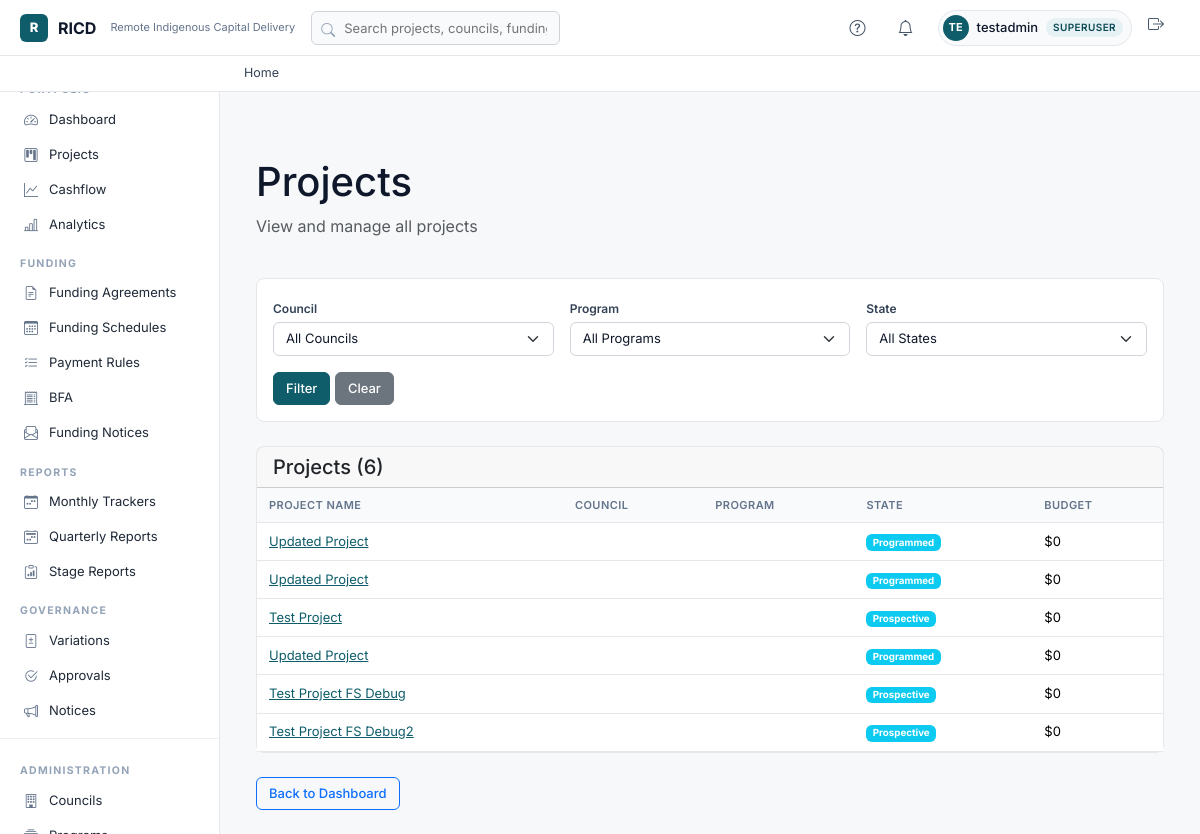
Page /projects/ (signed in) on the committed database.
### apps/core/models/projects_models.py (models this page shows, shortened)
class Project(models.Model):
    class Type(models.TextChoices):
        DWELLING = 'DWELLING', 'Dwelling'
        LAND = 'LAND', 'Land'
    class State(models.TextChoices):
        PROSPECTIVE = 'PROS', 'Prospective'
        PROGRAMMED = 'PROG', 'Programmed'
        FUNDED = 'FUND', 'Funded'
        COMMENCED = 'COMM', 'Commenced'
        UNDER_CONSTRUCTION = 'UC', 'Under Construction'
        COMPLETED = 'COMP', 'Completed'
    class DwellingStatus(models.TextChoices):
        PROSPECTIVE = 'PROS', 'Prospective'
        PROGRAMMED = 'PROG', 'Programmed'
        FUNDED = 'FUND', 'Funded'
        COMMENCED = 'COMM', 'Commenced'
        WORKS_UNDERWAY = 'WU', 'Works Underway'
        COMPLETED = 'COMP', 'Completed'
    class StatusFlag(models.TextChoices):
        ON_TRACK = 'ON', 'On track'
        LATE = 'LA', 'Late'
        OVERDUE = 'OV', 'Overdue'
    council = models.ForeignKey('Council', related_name='projects', on_delete=models.CASCADE, db_index=True)
    program = models.ForeignKey('Program', related_name='projects', on_delete=models.CASCADE, db_index=True)
    project_type = models.CharField(max_length=10, choices=Type.choices, default=Type.DWELLING, db_index=True)
    name = models.CharField(max_length=255, db_index=True)
    funding_schedule = models.ForeignKey(
        'FundingSchedule',
        related_name='projects',
        on_delete=models.SET_NULL,
        null=True,
        blank=True,
        help_text="Funding schedule linked to this project"
    )
    financial_year = models.CharField(
        max_length=9,
        choices=FINANCIAL_YEAR_CHOICES,
        default='',
        blank=True,
        help_text="Expected financial year for funding (add later when funding confirmed)"
    )
    start_date = models.DateField(null=True, blank=True)
    funding_approval_date = models.DateField(null=True, blank=True, help_text="Date funding was approved")
    stage1_target_date = models.DateField(null=True, blank=True)
    stage2_target_date = models.DateField(null=True, blank=True)
    stage1_sunset_date = models.DateField(null=True, blank=True)
    stage2_sunset_date = models.DateField(null=True, blank=True)
    state = models.CharField(max_length=4, choices=State.choices, default=State.PROSPECTIVE, db_index=True)
    dwelling_status = models.CharField(
        max_length=4,
        choices=DwellingStatus.choices,
        default=None,
        null=True,
        blank=True,
        db_index=True
    )
    status_flag = models.CharField(max_length=2, choices=StatusFlag.choices, default=StatusFlag.ON_TRACK, db_index=True)
    land_parcels = models.ManyToManyField('LandTenure', related_name='projects', blank=True)
    parent_land_project = models.ForeignKey(
        'self',
        related_name='child_dwellings',
        on_delete=models.SET_NULL,
        null=True,
        blank=True,
        help_text="Link to parent LAND project this dwelling is built on (DWELLING only)"
    )
    development_application = models.ForeignKey(
        'DevelopmentApplication',
        related_name='primary_project',
        on_delete=models.SET_NULL,
        null=True,
        blank=True,
        help_text="Development application for land projects"
    )
    infra_water_assessment = models.TextField(
        blank=True,
        help_text="Is there sufficient water infrastructure? What is the connection capacity?"
    )
    infra_electricity_assessment = models.TextField(
        blank=True,
        help_text="Is there sufficient electricity infrastructure? What is the transformer capacity?"
    )
    infra_sewerage_assessment = models.TextField(
        blank=True,
        help_text="Is there sufficient sewerage infrastructure? What is the treatment capacity?"
    )
    infra_comments = models.TextField(blank=True)
    stage1_item_group = models.ForeignKey(
        'StageItemGroup',
        related_name='stage1_projects',
        on_delete=models.SET_NULL,
        null=True,
        blank=True,
        help_text="Template group of Stage 1 items for this project's stage report",
    )
    stage2_item_group = models.ForeignKey(
        'StageItemGroup',
        related_name='stage2_projects',
        on_delete=models.SET_NULL,
        null=True,
        blank=True,
        help_text="Template group of Stage 2 items for this project's stage report",
    )
    lease_signed_date = models.DateField(null=True, blank=True, help_text="Date lease was signed (only for non-registered housing providers)")
    principal_officer = models.ForeignKey(
        'auth.User',
        related_name='principal_projects',
        on_delete=models.SET_NULL,
        null=True,
        blank=True,
        help_text="RICD Principal Officer responsible for this project"
    )
    senior_officer = models.ForeignKey(
        'auth.User',
        related_name='senior_projects',
        on_delete=models.SET_NULL,
        null=True,
        blank=True,
        help_text="RICD Senior Officer with carriage of this project"
    )
    completion_date = models.DateField(null=True, blank=True)
    handover_checklist_link = models.URLField(blank=True)
    warranty_end_date = models.DateField(null=True, blank=True)
    created_at = models.DateTimeField(auto_now_add=True)
    updated_at = models.DateTimeField(auto_now=True)

### apps/ui/views/projects_views.py (the view, shortened to what this page needs)
# urls.py: path('projects/', views.projects_views.projects_list_view, name='projects_list'),
@login_required
def projects_list_view(request):
    council_id = request.GET.get('council', '')
    program_id = request.GET.get('program', '')
    state_filter = request.GET.get('state', '')
    projects = Project.objects.select_related('council', 'program').prefetch_related('funding_schedules', 'payments')
    if council_id:
        projects = projects.filter(council_id=council_id)
    if program_id:
        projects = projects.filter(program_id=program_id)
    if state_filter:
        projects = projects.filter(state=state_filter)
    from apps.core.models import Profile
    role = getattr(getattr(request.user, 'profile', None), 'officer_role', None)
    project_list = []
    for project in projects:
        total_budget = WorkFunding.objects.filter(funding_schedule__project=project).aggregate(total=Sum('amount'))['total'] or 0
        project_list.append({
            'id': project.id,
            'name': project.name,
            'council': project.council.name if project.council else 'N/A',
            'program': project.program.name if project.program else 'N/A',
            'state': project.get_state_display() if hasattr(project, 'get_state_display') else project.state,
            'total_budget': total_budget,
            'project': project,
        })
    councils = Council.objects.all()
    programs = Program.objects.filter(is_active=True)
    context = {
        'projects': project_list,
        'councils': councils,
        'programs': programs,
        'selected_council': council_id,
        'selected_program': program_id,
        'selected_state': state_filter,
    }
    return render(request, 'projects/list.html', context)

### apps/core/context_processors.py (called while the page is built)
def ricd_user_context(request):
    if not request.user.is_authenticated:
        return {'is_fnc': False, 'is_council': False, 'is_manager': False, 'user_role_display': ''}
    role = getattr(getattr(request.user, 'profile', None), 'officer_role', None)
    is_council = role in COUNCIL_ROLES
    is_fnc = (role is not None and not is_council) or request.user.is_superuser
    is_manager = role in MANAGER_ROLES or request.user.is_superuser
    return {
        'user_role': role or '',
        'is_fnc': is_fnc,
        'is_council': is_council,
        'is_manager': is_manager,
        'user_role_display': ROLE_DISPLAY.get(role, '') if role else ('Superuser' if request.user.is_superuser else ''),
    }

### apps/ui/templates/projects/list.html (shortened to what this page needs)
{% extends "base.html" %}
{% load static %}
{% block content %}
<div class="container-fluid mt-5">
    <div class="row mb-4">
        <div class="col-md-12">
            <h1>Projects</h1>
            <p class="text-muted">View and manage all projects</p>
        </div>
    </div>
    <div class="row mb-4">
        <div class="col-md-12">
            <div class="card">
                <div class="card-body">
                    <form method="get" class="row g-3">
                        <div class="col-md-4">
                            <label for="council" class="form-label">Council</label>
                            <select name="council" id="council" class="form-select">
                                <option value="">All Councils</option>
                            </select>
                        </div>
                        <div class="col-md-4">
                            <label for="program" class="form-label">Program</label>
                            <select name="program" id="program" class="form-select">
                                <option value="">All Programs</option>
                            </select>
                        </div>
                        <div class="col-md-4">
                            <label for="state" class="form-label">State</label>
                            <select name="state" id="state" class="form-select">
                                <option value="">All States</option>
                            </select>
                        </div>
                        <div class="col-md-12">
                            <button type="submit" class="btn btn-primary">Filter</button>
                            <a href="{% url 'ui:projects_list' %}" class="btn btn-secondary">Clear</a>
                        </div>
                    </form>
                </div>
            </div>
        </div>
    </div>
    <div class="row">
        <div class="col-md-12">
            <div class="card">
                <div class="card-header">
                    <h5 class="mb-0">Projects ({{ projects|length }})</h5>
                </div>
                {% if projects %}
                <div class="table-responsive">
                    <table class="table table-hover mb-0">
                        <thead class="table-light">
                            <tr>
                                <th>Project Name</th>
                                <th>Council</th>
                                <th>Program</th>
                                <th>State</th>
                                <th class="text-right">Budget</th>
                            </tr>
                        </thead>
                        <tbody>
                            {% for project in projects %}
                            <tr>
                                <td>
                                    <a href="/projects/{{ project.id }}/">{{ project.name }}</a>
                                </td>
                                <td>{{ project.council.name }}</td>
                                <td>{{ project.program.name }}</td>
                                <td>
                                    <span class="badge bg-info">{{ project.state }}</span>
                                </td>
                                <td class="text-right">${{ project.budget|default:"0"|floatformat:0 }}</td>
                            </tr>
                            {% endfor %}
                        </tbody>
                    </table>
                </div>
                {% else %}
                <div class="card-body">
                    <p class="text-muted">No projects found.</p>
                </div>
                {% endif %}
            </div>
        </div>
    </div>
    <div class="row mt-4">
        <div class="col-md-12">
            <a href="{% url 'ui:dashboard' %}" class="btn btn-outline-primary">Back to Dashboard</a>
        </div>
    </div>
</div>
{% endblock %}

### templates/base.html (shortened to what this page needs)
{% load static %}
<!DOCTYPE html>
<html lang="en">
<head>
  <link href="https://cdn.jsdelivr.net/npm/bootstrap@5.3.3/dist/css/bootstrap.min.css" rel="stylesheet">
  <link href="https://cdn.jsdelivr.net/npm/bootstrap-icons@1.11.3/font/bootstrap-icons.css" rel="stylesheet">
</head>
<body>
<nav class="ricd-navbar">
  <a href="{% url 'ui:dashboard' %}" class="brand">
    <div class="logo">R</div>
    <span>RICD</span>
    <span class="sub d-none d-md-inline">Remote Indigenous Capital Delivery</span>
  </a>
  <div class="search d-none d-lg-block">
    <i class="bi bi-search"></i>
    <input type="text" placeholder="Search projects, councils, funding schedules…">
  </div>
  <button class="icon-btn" title="Help"><i class="bi bi-question-circle"></i></button>
  <button class="icon-btn" title="Notifications"><i class="bi bi-bell"></i></button>
  {% if user.is_authenticated %}
    <div class="user-chip">
      <div class="avatar">{{ user.username|slice:":2"|upper }}</div>
      <span class="d-none d-md-inline" style="font-weight:500;">{{ user.get_full_name|default:user.username }}</span>
      <span class="role-pill">{{ user_role_display|default:user.username }}</span>
    </div>
  {% endif %}
  <a href="/accounts/logout/" class="icon-btn" title="Logout"><i class="bi bi-box-arrow-right"></i></a>
</nav>
<div class="ricd-breadcrumb">
  <a href="{% url 'ui:dashboard' %}">Home</a>
</div>
<aside class="ricd-sidebar">
  <div class="group-title">Portfolio</div>
  <a href="{% url 'ui:dashboard' %}" class="nav-item {% if active_nav == 'dashboard' %}active{% endif %}">
    <i class="bi bi-speedometer2"></i> Dashboard
  </a>
  <a href="{% url 'ui:projects_list' %}" class="nav-item {% if active_nav == 'projects' %}active{% endif %}">
    <i class="bi bi-kanban"></i> Projects
  </a>
  <a href="{% url 'ui:cashflow' %}" class="nav-item {% if active_nav == 'cashflow' %}active{% endif %}">
    <i class="bi bi-graph-up"></i> Cashflow
  </a>
  <a href="{% url 'ui:aggregate_outputs' %}" class="nav-item {% if active_nav == 'aggregate' %}active{% endif %}">
    <i class="bi bi-bar-chart-line"></i> Analytics
  </a>
  <div class="group-title">Funding</div>
  <a href="{% url 'ui:funding_agreement_list' %}" class="nav-item {% if active_nav == 'funding_agreements' %}active{% endif %}">
    <i class="bi bi-file-earmark-text"></i> Funding Agreements
  </a>
  <a href="{% url 'ui:funding_schedule_list' %}" class="nav-item {% if active_nav == 'funding_schedules' %}active{% endif %}">
    <i class="bi bi-calendar3"></i> Funding Schedules
  </a>
  <a href="{% url 'ui:payment_rule_list' %}" class="nav-item {% if active_nav == 'payment_rules' %}active{% endif %}">
    <i class="bi bi-list-check"></i> Payment Rules
  </a>
  <a href="{% url 'ui:bfa_global_list' %}" class="nav-item {% if active_nav == 'bfa' %}active{% endif %}">
    <i class="bi bi-receipt-cutoff"></i> BFA
  </a>
  <a href="{% url 'ui:funding_notice_list' %}" class="nav-item {% if active_nav == 'funding_notices' %}active{% endif %}">
    <i class="bi bi-envelope-paper"></i> Funding Notices
  </a>
  <div class="group-title">Reports</div>
  <a href="{% url 'ui:monthly_tracker_list' %}" class="nav-item {% if active_nav == 'monthly_trackers' %}active{% endif %}">
    <i class="bi bi-calendar-week"></i> Monthly Trackers
  </a>
  <a href="{% url 'ui:quarterly_report_global_list' %}" class="nav-item {% if active_nav == 'quarterly_reports' %}active{% endif %}">
    <i class="bi bi-calendar2-week"></i> Quarterly Reports
  </a>
  <a href="{% url 'ui:reports_dashboard' %}" class="nav-item {% if active_nav == 'stage_reports' %}active{% endif %}">
    <i class="bi bi-clipboard-data"></i> Stage Reports
  </a>
  <div class="group-title">Governance</div>
  <a href="{% url 'ui:variations_list' %}" class="nav-item {% if active_nav == 'variations' %}active{% endif %}">
    <i class="bi bi-file-diff"></i> Variations
  </a>
  <a href="{% url 'ui:approval_list' %}" class="nav-item {% if active_nav == 'approvals' %}active{% endif %}">
    <i class="bi bi-check2-circle"></i> Approvals
  </a>
  <a href="{% url 'ui:notice_list' %}" class="nav-item {% if active_nav == 'notices' %}active{% endif %}">
    <i class="bi bi-megaphone"></i> Notices
  </a>
  {% if user.is_authenticated and user.is_staff or user.is_superuser %}
  <div class="ricd-only-divider">
    <div class="group-title">Administration</div>
    <a href="{% url 'ui:council_list' %}" class="nav-item {% if active_nav == 'councils' %}active{% endif %}">
      <i class="bi bi-building"></i> Councils
    </a>
    <a href="{% url 'ui:program_list' %}" class="nav-item {% if active_nav == 'programs' %}active{% endif %}">
      <i class="bi bi-collection"></i> Programs
    </a>
  </div>
  {% endif %}
</aside>
<main class="ricd-main">
  {% block content %}{% endblock %}
</main>
</body>
</html>

### rows in the picture
Project: name "Updated Project", state "Programmed", budget "0"
Project: name "Updated Project", state "Programmed", budget "0"
Project: name "Test Project", state "Prospective", budget "0"
Project: name "Updated Project", state "Programmed", budget "0"
Project: name "Test Project FS Debug", state "Prospective", budget "0"
Project: name "Test Project FS Debug2", state "Prospective", budget "0"

### other values in the picture
{{ user.username|slice:":2"|upper }} "TE"
{{ user.get_full_name|default:user.username }} "testadmin"
{{ user_role_display|default:user.username }} "SUPERUSER"
{{ projects|length }} "6"
